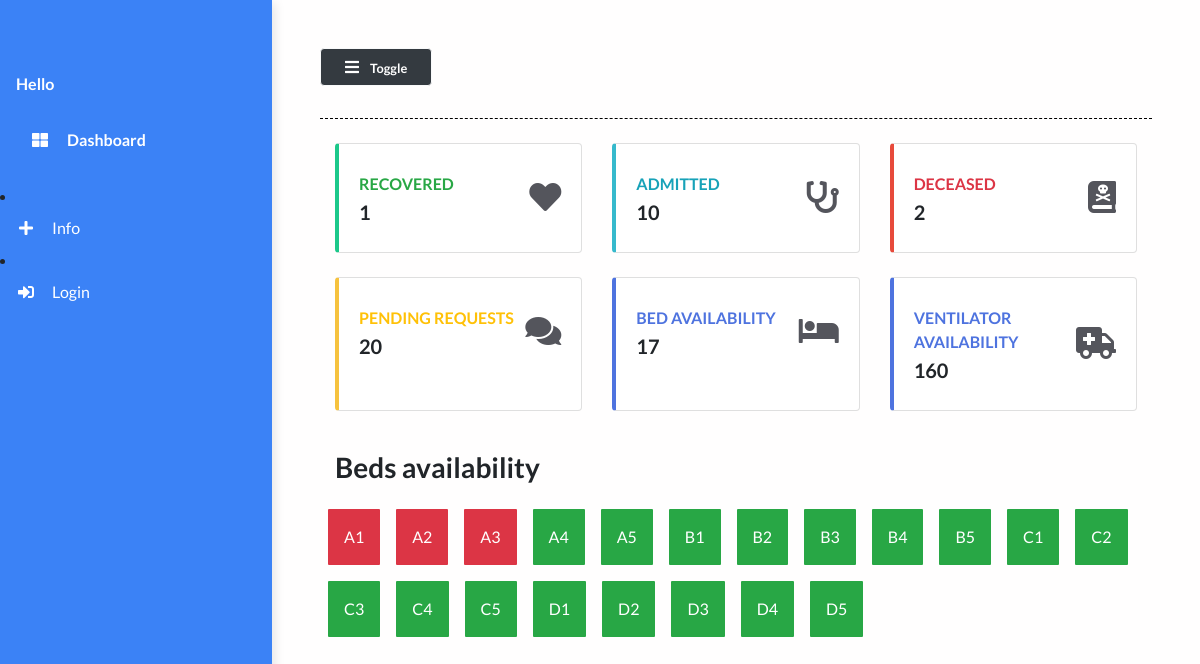
The page / on the database its author committed.
### main/models.py (models this page shows)
class Bed(models.Model):
    bed_number = models.CharField(max_length=50)
    occupied = models.BooleanField()
    def __str__(self):
        return self.bed_number

### main/views.py (the view)
# urls.py: path("", views.dashboard, name="dashboard"),
def dashboard(request):
    patients = Patient.objects.all()
    patient_count = patients.count()
    patients_recovered = Patient.objects.filter(status="Recovered")
    patients_deceased = Patient.objects.filter(status="Deceased")
    deceased_count = patients_deceased.count()
    recovered_count = patients_recovered.count()
    beds = Bed.objects.all()
    beds_available = Bed.objects.filter(occupied=False).count()
    context = {
        'patient_count': patient_count,
        'recovered_count': recovered_count,
        'beds_available': beds_available,
        'deceased_count':deceased_count,
        'beds':beds
    }
    print(patient_count)
    return render(request, 'main/dashboard.html', context)

### main/templates/main/dashboard.html (shortened to what this page needs)
{% extends 'main/base.html' %}
{% load static %}
{% block content %}
    <div class="container-fluid">
        <div class="row">
            <div class="col-xl-4 col-md-6 col-sm-12 mb-4">
                <div class="card border-left-success shadow h-100 py-2">
                    <div class="card-body">
                        <div class="row no-gutters align-items-center">
                            <div class="col mr-2">
                                <div class="text-xs font-weight-bold text-success text-uppercase mb-1">
                                    Recovered</div>
                                <div class="h5 mb-0 font-weight-bold text-gray-800">{{ recovered_count }}</div>
                            </div>
                            <div class="col-auto">
                                <i class="fas fa-heart fa-2x text-gray-300"></i>
                            </div>
                        </div>
                    </div>
                </div>
            </div>
            <div class="col-xl-4 col-md-6 col-sm-12 mb-4">
                <div class="card border-left-info shadow h-100 py-2">
                    <div class="card-body">
                        <div class="row no-gutters align-items-center">
                            <div class="col mr-2">
                                <div class="text-xs font-weight-bold text-info text-uppercase mb-1">
                                    Admitted</div>
                                <div class="h5 mb-0 font-weight-bold text-gray-800">{{ patient_count }}</div>
                            </div>
                            <div class="col-auto">
                                <i class="fas fa-stethoscope fa-2x text-gray-300"></i>
                            </div>
                        </div>
                    </div>
                </div>
            </div>
            <div class="col-xl-4 col-md-6 col-sm-12 mb-4">
                <div class="card border-left-danger shadow h-100 py-2">
                    <div class="card-body">
                        <div class="row no-gutters align-items-center">
                            <div class="col mr-2">
                                <div class="text-xs font-weight-bold text-danger text-uppercase mb-1">Deceased
                                </div>
                                <div class="row no-gutters align-items-center">
                                    <div class="col-auto">
                                        <div class="h5 mb-0 mr-3 font-weight-bold text-gray-800">{{deceased_count}}</div>
                                    </div>
                                </div>
                            </div>
                            <div class="col-auto">
                                <i class="fas fa-book-dead fa-2x text-gray-300"></i>
                            </div>
                        </div>
                    </div>
                </div>
            </div>
            <div class="col-xl-4 col-md-6 col-sm-12 mb-4">
                <div class="card border-left-warning shadow h-100 py-2">
                    <div class="card-body">
                        <div class="row no-gutters align-items-center">
                            <div class="col mr-2">
                                <div class="text-xs font-weight-bold text-warning text-uppercase mb-1">
                                    Pending Requests</div>
                                <div class="h5 mb-0 font-weight-bold text-gray-800">20</div>
                            </div>
                            <div class="col-auto">
                                <i class="fas fa-comments fa-2x text-gray-300"></i>
                            </div>
                        </div>
                    </div>
                </div>
            </div>
            <div class="col-xl-4 col-md-6 col-sm-12 mb-4">
                <div class="card border-left-primary shadow h-100 py-2">
                    <div class="card-body">
                        <div class="row no-gutters align-items-center">
                            <div class="col mr-2">
                                <div class="text-xs font-weight-bold text-blue text-uppercase mb-1">
                                    Bed availability</div>
                                <div class="h5 mb-0 font-weight-bold text-gray-800">{{beds_available}}</div>
                            </div>
                            <div class="col-auto">
                                <i class="fas fa-bed fa-2x text-gray-300"></i>
                            </div>
                        </div>
                    </div>
                </div>
            </div>
            <div class="col-xl-4 col-md-6 col-sm-12 mb-4">
                <div class="card border-left-primary shadow h-100 py-2">
                    <div class="card-body">
                        <div class="row no-gutters align-items-center">
                            <div class="col mr-2">
                                <div class="text-xs font-weight-bold text-blue text-uppercase mb-1">
                                    ventilator availability</div>
                                <div class="h5 mb-0 font-weight-bold text-gray-800">160</div>
                            </div>
                            <div class="col-auto">
                                <i class="fas fa-ambulance fa-2x text-gray-300"></i>
                            </div>
                        </div>
                    </div>
                </div>
            </div>
        </div>
        <div><h3 class="font-weight-bold my-3">Beds availability</h3></div>
        <div class="row">
            {% for bed in beds %}
                <div class="
                {% if bed.occupied == True %}
                bg-danger
                {% elif bed.occupied == False %}
                bg-success
                {% endif %}
                grid-box my-2 mx-2 py-3 px-3 text-white">{{ bed }}</div>
            {% endfor %}
        </div>
    </div>
{% endblock content %}

### main/templates/main/base.html (shortened to what this page needs)
{% load static %}
<!DOCTYPE html>
<html lang="en">
  <head>
    <link
      rel="stylesheet"
      href="https://maxcdn.bootstrapcdn.com/bootstrap/4.0.0/css/bootstrap.min.css"
    />
    <link
      rel="stylesheet"
      href="https://cdnjs.cloudflare.com/ajax/libs/font-awesome/5.14.0/css/all.min.css"
    />
    <link
      rel="stylesheet"
      href="{% static 'styles/base.css' %}"
      type="text/css"
    />
    <link rel="stylesheet" href="//code.jquery.com/ui/1.12.1/themes/base/jquery-ui.css">
  </head>
  <body>
<div class="vertical-nav" id="sidebar">
	<div class="py-4 px-3 mb-4">
	</div>
	<p class="text-white font-weight-bold px-3 pb-4 mb-0">
		Hello {{user.first_name}}
	</p>
	<p class="text-gray font-weight-bold px-3 pb-4 mb-0">
		<a href="{% url 'dashboard' %}" class="nav-link text-white">
			<i class="fa fa-th-large mr-3 text-primary"></i> Dashboard</a>
	</p>
    <li class="nav-item">
      <a href="{% url 'info' %}" class="nav-link text-white">
        <i class="fa fa-plus mr-3 text-primary fa-fw"></i>Info
      </a>
    </li>
    {% if request.user.is_authenticated == False %}
    <li class="nav-item">
			<a href="{% url 'login' %}" class="nav-link text-white">
				<i class="fa fa-sign-in-alt mr-3 text-primary fa-fw"></i>Login
			</a>
		</li>
    {% else %}
		<li class="nav-item">
			<a href="{% url 'logout' %}" class="nav-link text-white">
				<i class="fa fa-sign-out-alt mr-3 text-primary fa-fw"></i>Logout
			</a>
		</li>
    {% endif %}
</div>
    <div class="page-content p-5" id="content">
        <button id="sidebarCollapse" class="btn btn-light bg-dark rounded-pill shadow-sm px-4 mb-4" type="button">
            <i class="fa fa-bars mr-2 text-primary"></i>
            <small class="font-weight-bold text-primary">
                Toggle
            </small>
        </button>
		<div class="seperator mt-1 mb-4"></div>
		{% block content %}{% endblock content %}
    </div>
  </body>
</html>

### static/styles/base.css (style rules this page uses)
body { background: #fffefe; min-height: 100vh; overflow-x: hidden; font-family:Lato,'Helvetica Neue',Helvetica,Arial,sans-serif; }
.vertical-nav { background: #3b82f6 !important; min-width: 17rem; height: 100vh; position: fixed; top: 0; left: 0; box-shadow: 3px 3px 10px rgba(0, 0, 0, 0.1); transition: all 0.4s; }
.page-content { width: calc(100% -17rem); margin-left: 17rem; transition: all 0.4s; }
.seperator { margin: 3rem 0; border-bottom: 1px dashed #000000; }
.nav-link { text-transform: capitalize; }
.text-primary { color: #fff !important; }
.border-left-info { border-left: 0.25rem solid #36b9cc !important; }
.border-left-warning { border-left: 0.25rem solid #f6c23e !important; }
.border-left-success { border-left: 0.25rem solid #1cc88a !important; }
.border-left-danger { border-left: 0.25rem solid #e74a3b !important; }
.text-gray-300 { color: #54555c !important; }
.border-left-primary { border-left: 0.25rem solid #4e73df !important; }
.text-blue { color: #4e73df !important; }
.grid-box { border-radius: 1px; }

### rows shown on the page
Bed: bed_number "A1"
Bed: bed_number "A2"
Bed: bed_number "A3"
Bed: bed_number "A4"
Bed: bed_number "A5"
Bed: bed_number "B1"
Bed: bed_number "B2"
Bed: bed_number "B3"
Bed: bed_number "B4"
Bed: bed_number "B5"
Bed: bed_number "C1"
Bed: bed_number "C2"
Bed: bed_number "C3"
Bed: bed_number "C4"
Bed: bed_number "C5"
Bed: bed_number "D1"
Bed: bed_number "D2"
Bed: bed_number "D3"
Bed: bed_number "D4"
Bed: bed_number "D5"

### other values the page prints
{{ recovered_count }} "1"
{{ patient_count }} "10"
{{ deceased_count }} "2"
{{ beds_available }} "17"
